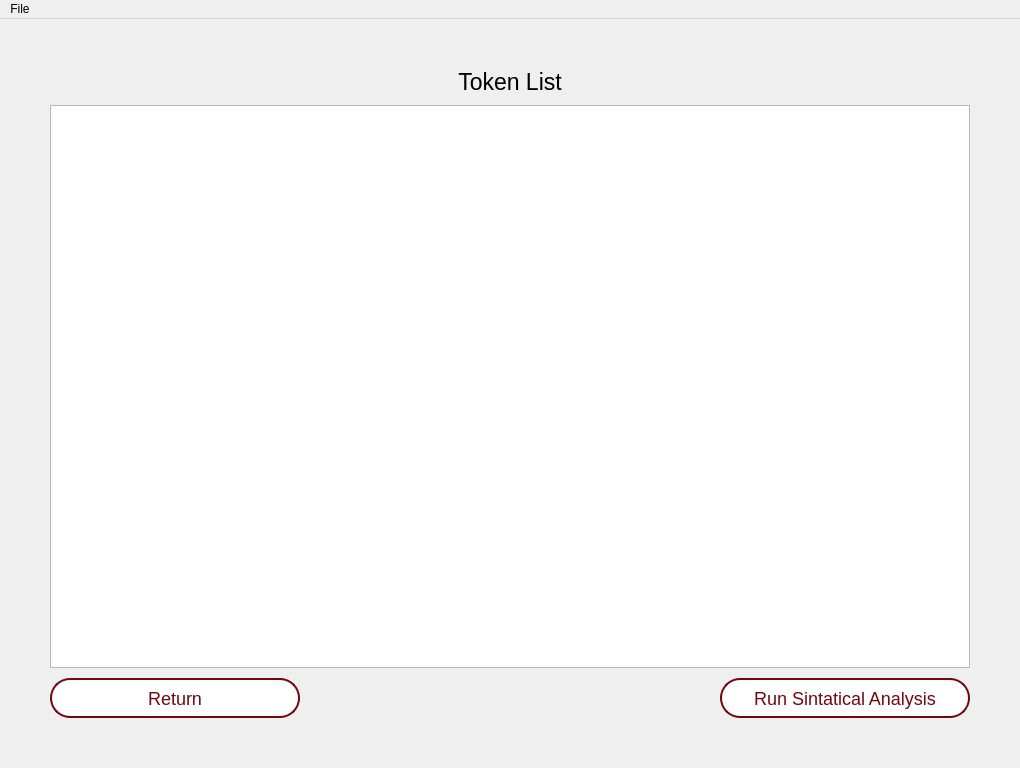
<?xml version="1.0" encoding="UTF-8"?>
<ui version="4.0">
 <class>MainWindow</class>
 <widget class="QMainWindow" name="MainWindow">
  <property name="geometry">
   <rect>
    <x>0</x>
    <y>0</y>
    <width>1020</width>
    <height>768</height>
   </rect>
  </property>
  <property name="sizePolicy">
   <sizepolicy hsizetype="Expanding" vsizetype="Expanding">
    <horstretch>0</horstretch>
    <verstretch>0</verstretch>
   </sizepolicy>
  </property>
  <property name="windowTitle">
   <string>Lexterminator</string>
  </property>
  <property name="windowIcon">
   <iconset>
    <normaloff>resources/icon-resized.png</normaloff>resources/icon-resized.png</iconset>
  </property>
  <widget class="QWidget" name="centralwidget">
   <property name="sizePolicy">
    <sizepolicy hsizetype="Expanding" vsizetype="Expanding">
     <horstretch>0</horstretch>
     <verstretch>0</verstretch>
    </sizepolicy>
   </property>
   <layout class="QVBoxLayout" name="verticalLayout">
    <property name="spacing">
     <number>10</number>
    </property>
    <property name="sizeConstraint">
     <enum>QLayout::SetMinAndMaxSize</enum>
    </property>
    <property name="leftMargin">
     <number>50</number>
    </property>
    <property name="topMargin">
     <number>50</number>
    </property>
    <property name="rightMargin">
     <number>50</number>
    </property>
    <property name="bottomMargin">
     <number>50</number>
    </property>
    <item>
     <widget class="QLabel" name="label">
      <property name="font">
       <font>
        <pointsize>17</pointsize>
        <weight>50</weight>
        <bold>false</bold>
       </font>
      </property>
      <property name="text">
       <string>Token List</string>
      </property>
      <property name="alignment">
       <set>Qt::AlignCenter</set>
      </property>
     </widget>
    </item>
    <item>
     <widget class="QTableWidget" name="table">
      <attribute name="horizontalHeaderCascadingSectionResizes">
       <bool>true</bool>
      </attribute>
      <attribute name="horizontalHeaderStretchLastSection">
       <bool>false</bool>
      </attribute>
      <attribute name="verticalHeaderCascadingSectionResizes">
       <bool>true</bool>
      </attribute>
      <attribute name="verticalHeaderStretchLastSection">
       <bool>false</bool>
      </attribute>
     </widget>
    </item>
    <item>
     <widget class="QWidget" name="widget_2" native="true">
      <property name="sizePolicy">
       <sizepolicy hsizetype="Expanding" vsizetype="Preferred">
        <horstretch>0</horstretch>
        <verstretch>0</verstretch>
       </sizepolicy>
      </property>
      <property name="minimumSize">
       <size>
        <width>300</width>
        <height>40</height>
       </size>
      </property>
      <layout class="QHBoxLayout" name="horizontalLayout">
       <property name="spacing">
        <number>0</number>
       </property>
       <property name="leftMargin">
        <number>0</number>
       </property>
       <property name="topMargin">
        <number>0</number>
       </property>
       <property name="rightMargin">
        <number>0</number>
       </property>
       <property name="bottomMargin">
        <number>0</number>
       </property>
       <item alignment="Qt::AlignLeft">
        <widget class="QWidget" name="widget" native="true">
         <layout class="QHBoxLayout" name="horizontalLayout_2">
          <property name="spacing">
           <number>0</number>
          </property>
          <property name="leftMargin">
           <number>0</number>
          </property>
          <property name="topMargin">
           <number>0</number>
          </property>
          <property name="rightMargin">
           <number>0</number>
          </property>
          <property name="bottomMargin">
           <number>0</number>
          </property>
          <item>
           <widget class="QPushButton" name="returnButton">
            <property name="sizePolicy">
             <sizepolicy hsizetype="Fixed" vsizetype="Preferred">
              <horstretch>0</horstretch>
              <verstretch>0</verstretch>
             </sizepolicy>
            </property>
            <property name="minimumSize">
             <size>
              <width>250</width>
              <height>40</height>
             </size>
            </property>
            <property name="cursor">
             <cursorShape>PointingHandCursor</cursorShape>
            </property>
            <property name="styleSheet">
             <string notr="true">
QPushButton
{
border-radius: 20px;
border: solid #730710; 
border-width: 2px;
color: #730710;
background-color:white;
font-size: 18px;
}

QPushButton:hover
{
	color: #DA1323;
	border: solid #DA1323;
	border-width: 2px;
}</string>
            </property>
            <property name="text">
             <string>Return</string>
            </property>
           </widget>
          </item>
         </layout>
        </widget>
       </item>
       <item alignment="Qt::AlignRight">
        <widget class="QWidget" name="widget_3" native="true">
         <layout class="QHBoxLayout" name="horizontalLayout_3">
          <property name="spacing">
           <number>0</number>
          </property>
          <property name="leftMargin">
           <number>0</number>
          </property>
          <property name="topMargin">
           <number>0</number>
          </property>
          <property name="rightMargin">
           <number>0</number>
          </property>
          <property name="bottomMargin">
           <number>0</number>
          </property>
          <item alignment="Qt::AlignRight">
           <widget class="QPushButton" name="runSintatical">
            <property name="sizePolicy">
             <sizepolicy hsizetype="Fixed" vsizetype="Fixed">
              <horstretch>0</horstretch>
              <verstretch>0</verstretch>
             </sizepolicy>
            </property>
            <property name="minimumSize">
             <size>
              <width>250</width>
              <height>40</height>
             </size>
            </property>
            <property name="cursor">
             <cursorShape>PointingHandCursor</cursorShape>
            </property>
            <property name="styleSheet">
             <string notr="true">
QPushButton
{
border-radius: 20px;
border: solid #730710; 
border-width: 2px;
color: #730710;
background-color:white;
font-size: 18px;
}

QPushButton:hover
{
	color: #DA1323;
	border: solid #DA1323;
	border-width: 2px;
}</string>
            </property>
            <property name="text">
             <string>Run Sintatical Analysis</string>
            </property>
           </widget>
          </item>
         </layout>
        </widget>
       </item>
      </layout>
     </widget>
    </item>
   </layout>
  </widget>
  <widget class="QMenuBar" name="menuBar">
   <property name="geometry">
    <rect>
     <x>0</x>
     <y>0</y>
     <width>1020</width>
     <height>22</height>
    </rect>
   </property>
   <widget class="QMenu" name="menuSave">
    <property name="title">
     <string>File</string>
    </property>
    <addaction name="actionCompile_New_File"/>
    <addaction name="separator"/>
    <addaction name="actionSave_Token_List_File"/>
    <addaction name="actionSaveParsingTable"/>
   </widget>
   <addaction name="menuSave"/>
  </widget>
  <action name="actionOpen_file_to_recognize">
   <property name="text">
    <string>Open file to recognize</string>
   </property>
  </action>
  <action name="actionClose">
   <property name="text">
    <string>Return</string>
   </property>
  </action>
  <action name="actionSave_Token_List_File">
   <property name="text">
    <string>Save Token List File</string>
   </property>
  </action>
  <action name="actionRerun">
   <property name="text">
    <string>Rerun</string>
   </property>
  </action>
  <action name="actionCompile_New_File">
   <property name="text">
    <string>Compile New File</string>
   </property>
  </action>
  <action name="actionSaveParsingTable">
   <property name="enabled">
    <bool>false</bool>
   </property>
   <property name="text">
    <string>Save SLR Parsing Table File</string>
   </property>
  </action>
 </widget>
 <resources/>
 <connections/>
</ui>
